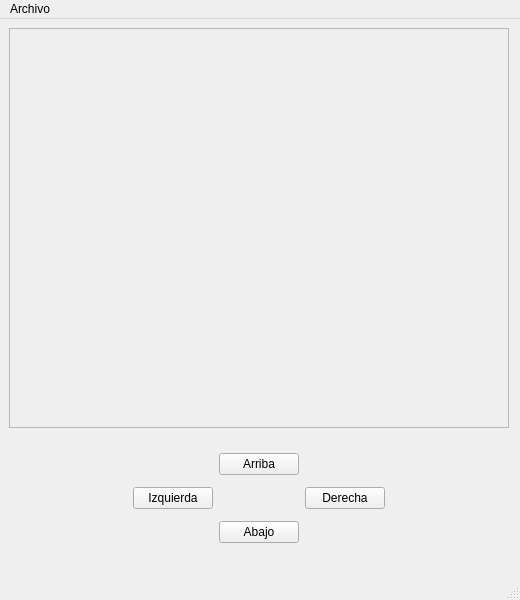
<?xml version="1.0" encoding="UTF-8"?>
<ui version="4.0">
 <class>Juego</class>
 <widget class="QMainWindow" name="Juego">
  <property name="geometry">
   <rect>
    <x>0</x>
    <y>0</y>
    <width>520</width>
    <height>600</height>
   </rect>
  </property>
  <property name="minimumSize">
   <size>
    <width>520</width>
    <height>600</height>
   </size>
  </property>
  <property name="maximumSize">
   <size>
    <width>520</width>
    <height>600</height>
   </size>
  </property>
  <property name="windowTitle">
   <string>Juego</string>
  </property>
  <property name="windowIcon">
   <iconset resource="recursos.qrc">
    <normaloff>:/recursos/circulo.png</normaloff>:/recursos/circulo.png</iconset>
  </property>
  <widget class="QWidget" name="centralwidget">
   <property name="minimumSize">
    <size>
     <width>500</width>
     <height>400</height>
    </size>
   </property>
   <property name="maximumSize">
    <size>
     <width>600</width>
     <height>600</height>
    </size>
   </property>
   <layout class="QVBoxLayout" name="verticalLayout">
    <item>
     <widget class="QFrame" name="marco">
      <property name="minimumSize">
       <size>
        <width>500</width>
        <height>400</height>
       </size>
      </property>
      <property name="maximumSize">
       <size>
        <width>500</width>
        <height>400</height>
       </size>
      </property>
      <property name="frameShape">
       <enum>QFrame::StyledPanel</enum>
      </property>
      <property name="frameShadow">
       <enum>QFrame::Raised</enum>
      </property>
     </widget>
    </item>
    <item>
     <widget class="QWidget" name="widget" native="true">
      <property name="minimumSize">
       <size>
        <width>500</width>
        <height>140</height>
       </size>
      </property>
      <property name="maximumSize">
       <size>
        <width>500</width>
        <height>140</height>
       </size>
      </property>
      <layout class="QHBoxLayout" name="horizontalLayout">
       <item>
        <spacer name="horizontalSpacer">
         <property name="orientation">
          <enum>Qt::Horizontal</enum>
         </property>
         <property name="sizeHint" stdset="0">
          <size>
           <width>97</width>
           <height>20</height>
          </size>
         </property>
        </spacer>
       </item>
       <item>
        <widget class="QWidget" name="widget_2" native="true">
         <layout class="QGridLayout" name="gridLayout">
          <item row="3" column="1">
           <widget class="QPushButton" name="btnAbajo">
            <property name="text">
             <string>Abajo</string>
            </property>
           </widget>
          </item>
          <item row="2" column="0">
           <widget class="QPushButton" name="btnIzqueirda">
            <property name="text">
             <string>Izquierda</string>
            </property>
           </widget>
          </item>
          <item row="2" column="2">
           <widget class="QPushButton" name="btnDerecha">
            <property name="text">
             <string>Derecha</string>
            </property>
           </widget>
          </item>
          <item row="1" column="1">
           <widget class="QPushButton" name="btnArriba">
            <property name="text">
             <string>Arriba</string>
            </property>
           </widget>
          </item>
         </layout>
        </widget>
       </item>
       <item>
        <spacer name="horizontalSpacer_2">
         <property name="orientation">
          <enum>Qt::Horizontal</enum>
         </property>
         <property name="sizeHint" stdset="0">
          <size>
           <width>97</width>
           <height>20</height>
          </size>
         </property>
        </spacer>
       </item>
      </layout>
     </widget>
    </item>
   </layout>
  </widget>
  <widget class="QMenuBar" name="menubar">
   <property name="geometry">
    <rect>
     <x>0</x>
     <y>0</y>
     <width>520</width>
     <height>22</height>
    </rect>
   </property>
   <widget class="QMenu" name="menuArchivo">
    <property name="title">
     <string>Archivo</string>
    </property>
    <addaction name="actionConfigraci0n"/>
    <addaction name="separator"/>
    <addaction name="actionSalir"/>
   </widget>
   <addaction name="menuArchivo"/>
  </widget>
  <widget class="QStatusBar" name="statusbar"/>
  <action name="actionConfigraci0n">
   <property name="icon">
    <iconset resource="recursos.qrc">
     <normaloff>:/recursos/configuracion.png</normaloff>:/recursos/configuracion.png</iconset>
   </property>
   <property name="text">
    <string>Configración</string>
   </property>
  </action>
  <action name="actionSalir">
   <property name="icon">
    <iconset resource="recursos.qrc">
     <normaloff>:/recursos/salir.png</normaloff>:/recursos/salir.png</iconset>
   </property>
   <property name="text">
    <string>Salir</string>
   </property>
  </action>
 </widget>
 <resources>
  <include location="recursos.qrc"/>
 </resources>
 <connections/>
</ui>
